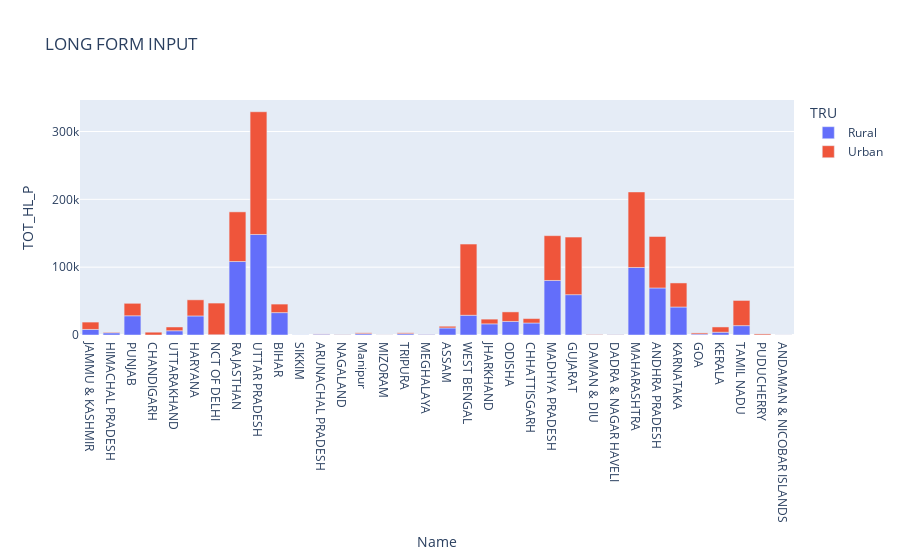

The notebook cell this image was saved under:
### Markdown cell above
# Direct Long form input

### Code cell
fig1 = px.bar(dataset_s[dataset_s['TRU']!='Total'], x= 'Name' , y='TOT_HL_P' , color='TRU', title='LONG FORM INPUT')
fig1.show()

### Figure 1 — Plotly figure (JSON) as saved in the notebook; plotly's stock layout.template omitted (floating-point values rounded to 4 significant figures)
{"data": [{"alignmentgroup": "True", "hovertemplate": "TRU=Rural<br>Name=%{x}<br>TOT_HL_P=%{y}<extra></extra>", "legendgroup": "Rural", "marker": {"color": "#636efa", "pattern": {"shape": ""}}, "name": "Rural", "offsetgroup": "Rural", "orientation": "v", "showlegend": true, "textposition": "auto", "type": "bar", "x": ["JAMMU & KASHMIR", "HIMACHAL PRADESH", "PUNJAB", "CHANDIGARH", "UTTARAKHAND", "HARYANA", "NCT OF DELHI", "RAJASTHAN", "UTTAR PRADESH", "BIHAR", "SIKKIM", "ARUNACHAL PRADESH", "NAGALAND", "Manipur", "MIZORAM", "TRIPURA", "MEGHALAYA", "ASSAM", "WEST BENGAL", "JHARKHAND", "ODISHA", "CHHATTISGARH", "MADHYA PRADESH", "GUJARAT", "DAMAN & DIU", "DADRA & NAGAR HAVELI", "MAHARASHTRA", "ANDHRA PRADESH", "KARNATAKA", "GOA", "KERALA", "TAMIL NADU", "PUDUCHERRY", "ANDAMAN & NICOBAR ISLANDS"], "xaxis": "x", "y": [8199, 3226, 28340, 6, 6268, 28082, 352, 108308, 148196, 32993, 245, 1243, 532, 1881, 48, 1873, 1064, 10392, 29073, 16424, 20008, 17681, 80380, 59484, 146, 723, 99535, 69354, 41262, 1358, 4092, 13812, 82, 30], "yaxis": "y"}, {"alignmentgroup": "True", "hovertemplate": "TRU=Urban<br>Name=%{x}<br>TOT_HL_P=%{y}<extra></extra>", "legendgroup": "Urban", "marker": {"color": "#EF553B", "pattern": {"shape": ""}}, "name": "Urban", "offsetgroup": "Urban", "orientation": "v", "showlegend": true, "textposition": "auto", "type": "bar", "x": ["JAMMU & KASHMIR", "HIMACHAL PRADESH", "PUNJAB", "CHANDIGARH", "UTTARAKHAND", "HARYANA", "NCT OF DELHI", "RAJASTHAN", "UTTAR PRADESH", "BIHAR", "SIKKIM", "ARUNACHAL PRADESH", "NAGALAND", "Manipur", "MIZORAM", "TRIPURA", "MEGHALAYA", "ASSAM", "WEST BENGAL", "JHARKHAND", "ODISHA", "CHHATTISGARH", "MADHYA PRADESH", "GUJARAT", "DAMAN & DIU", "DADRA & NAGAR HAVELI", "MAHARASHTRA", "ANDHRA PRADESH", "KARNATAKA", "GOA", "KERALA", "TAMIL NADU", "PUDUCHERRY", "ANDAMAN & NICOBAR ISLANDS"], "xaxis": "x", "y": [10848, 872, 18374, 4133, 5556, 23789, 46724, 73236, 180929, 12591, 32, 313, 344, 1331, 104, 1352, 177, 2527, 104967, 6967, 14053, 6533, 66055, 84822, 591, 281, 111373, 75857, 35473, 1693, 7761, 37117, 1508, 65], "yaxis": "y"}], "layout": {"barmode": "relative", "legend": {"title": {"text": "TRU"}, "tracegroupgap": 0}, "title": {"text": "LONG FORM INPUT"}, "xaxis": {"anchor": "y", "domain": [0, 1], "title": {"text": "Name"}}, "yaxis": {"anchor": "x", "domain": [0, 1], "title": {"text": "TOT_HL_P"}}}}
